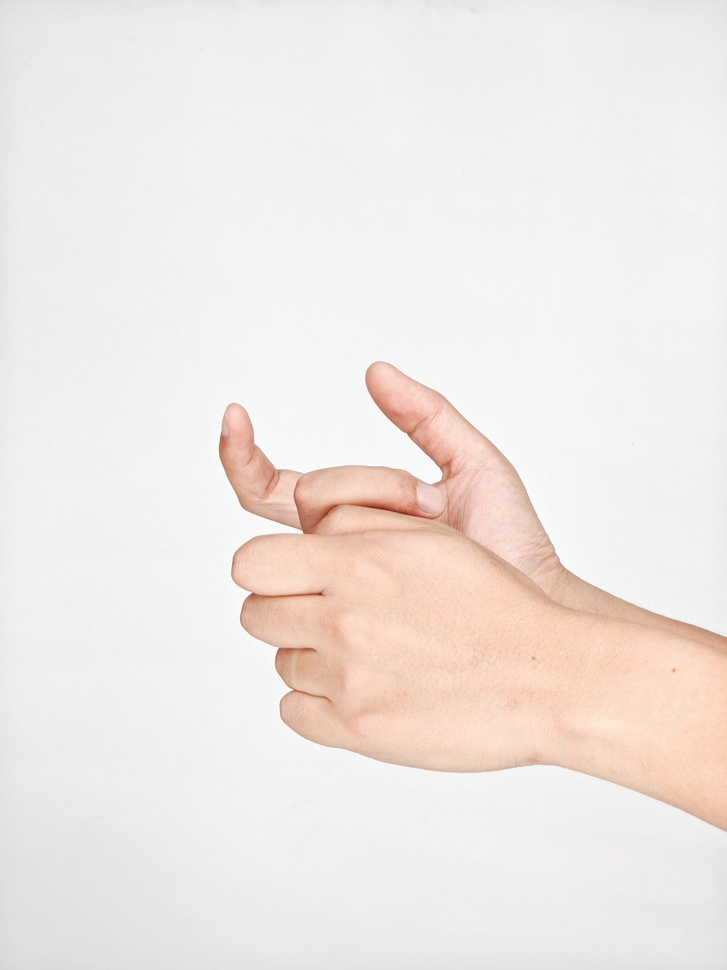
#> input picture core_methods/mediapipe_keypoints/test_two_hands - 副本.jpg, 727 x 970 px, shrunk from 3072 x 4096 before the run, given in place of the camera
$ python get_hand_video.py
#> lines starting #> are read from the running program, lines starting #| are printed output that depends on the picture; after the words box and inside, x2 and y2 are one past the last pixel; in counts of white or black regions, pixels touching at a corner belong together
#> further down, img is the input picture: shape (970, 727, 3); mean B, G, R 228.8, 233, 238.9
# 官方代码： hand-detection-and-finger-counting/finger_counting_video.py at master · madhav240/hand-detection-and-finger-counting
# 效果不错。


import numpy as np
import cv2 as cv

def skinmask(img):
    hsvim = cv.cvtColor(img, cv.COLOR_BGR2HSV)
#> hsvim: shape (970, 727, 3); mean H, S, V 39.4, 12.3, 239.8
    lower = np.array([0, 48, 80], dtype = "uint8")
    upper = np.array([20, 255, 255], dtype = "uint8")
    skinRegionHSV = cv.inRange(hsvim, lower, upper)
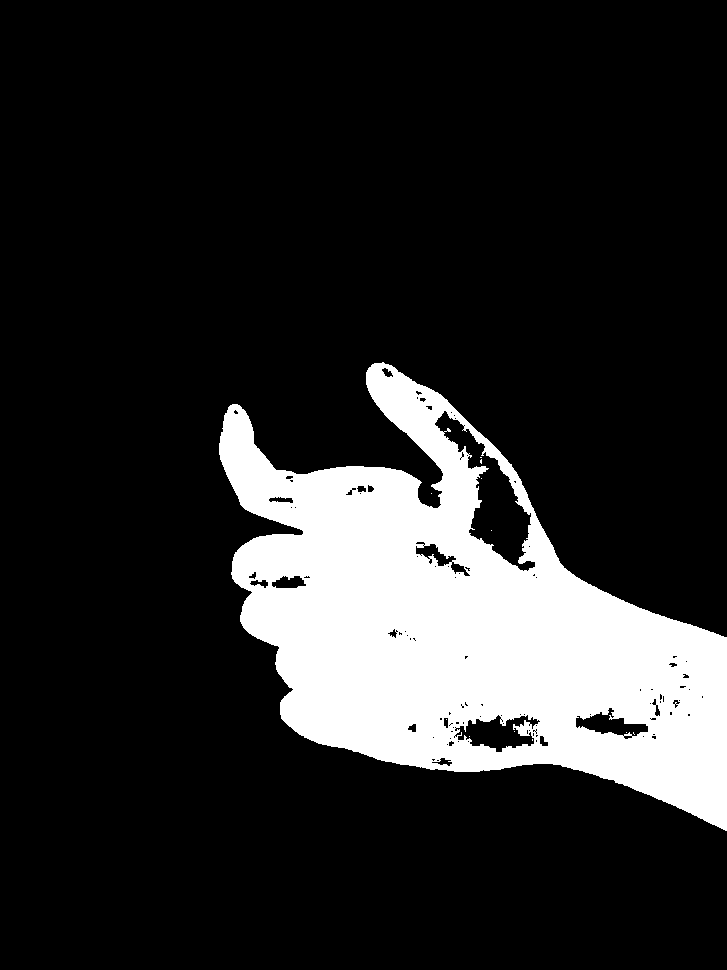
#> skinRegionHSV: shape (970, 727); 16.4% white; 12 white regions (11 under 20 px), largest, box (x1, y1, x2, y2) and area: (219, 362, 727, 831) 115492
    blurred = cv.blur(skinRegionHSV, (2,2))
    ret, thresh = cv.threshold(blurred,0,255,cv.THRESH_BINARY)
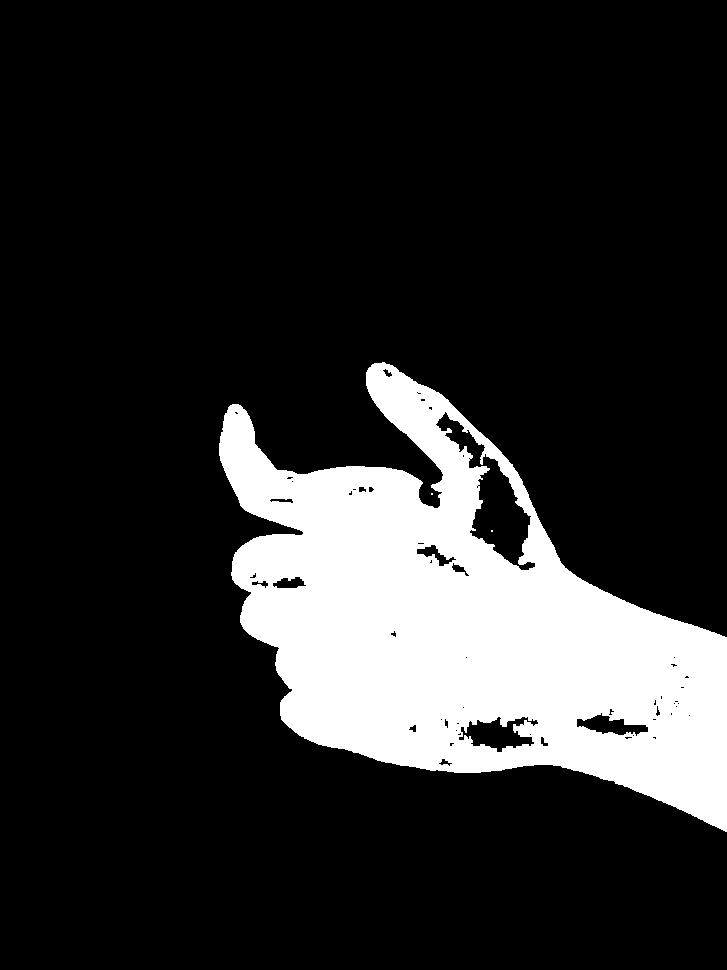
#> thresh: shape (970, 727); 16.8% white; 3 white regions (2 under 20 px)
    return thresh

def getcnthull(mask_img):
    contours, hierarchy = cv.findContours(mask_img, cv.RETR_TREE, cv.CHAIN_APPROX_SIMPLE)
#> contours = 60 contours, 40 with area under 20; largest, box (x1, y1, x2, y2) and area: (219, 362, 727, 832) 125116, (435, 411, 536, 571) 4852, (458, 716, 539, 753) 1568, (576, 712, 649, 737) 875, (416, 544, 457, 567) 330
    contours = max(contours, key=lambda x: cv.contourArea(x))
#> contours = contour of 876 points, box (x1, y1, x2, y2) (219, 362, 727, 832), area 125116
    hull = cv.convexHull(contours)
#> hull = contour of 27 points, box (x1, y1, x2, y2) (219, 362, 727, 832), area 156419
    return contours, hull

def getdefects(contours):
    hull = cv.convexHull(contours, returnPoints=False)
    defects = cv.convexityDefects(contours, hull)
    return defects

# cap = cv.VideoCapture("assets/photo.mov") # '0' for webcam
cap = cv.VideoCapture(1) # '0' for webcam

frame_width = int(cap.get(cv.CAP_PROP_FRAME_WIDTH))
frame_height = int(cap.get(cv.CAP_PROP_FRAME_HEIGHT))
fps = int(cap.get(cv.CAP_PROP_FPS))

out = cv.VideoWriter('get_mask3.avi', cv.VideoWriter_fourcc('M','J','P','G'), fps, (frame_width, frame_height))

while cap.isOpened():
    _, img = cap.read()
    try:
        mask_img = skinmask(img)
        contours, hull = getcnthull(mask_img)
        cv.drawContours(img, [contours], -1, (255,255,0), 2)
        cv.drawContours(img, [hull], -1, (0, 255, 255), 2)
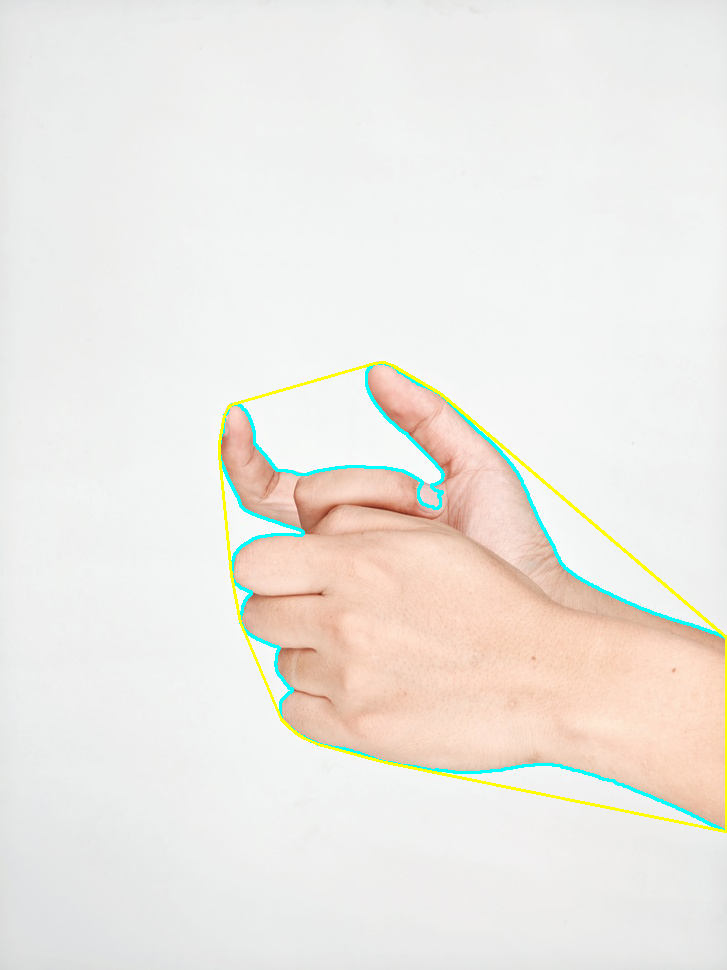
#> img: shape (970, 727, 3); mean B, G, R 228, 233.6, 237.3
        defects = getdefects(contours)
#> in getdefects, `hull = cv.convexHull(contours, returnPoints=False)`: hull = 27 values, max 875 at index 0, min 0 at index 26, mean 430.3
#> in getdefects, `defects = cv.convexityDefects(contours, hull)`: defects = 21 rows, first 6: [0, 2, 1, 222], [2, 181, 76, 40137], [181, 183, 182, 114], [184, 191, 187, 343], [191, 202, 198, 515], [202, 204, 203, 217]
        if defects is not None:
            cnt = 0
            for i in range(defects.shape[0]):  # calculate the angle
                s, e, f, d = defects[i][0]
                start = tuple(contours[s][0])
                end = tuple(contours[e][0])
                far = tuple(contours[f][0])
                a = np.sqrt((end[0] - start[0]) ** 2 + (end[1] - start[1]) ** 2)
                b = np.sqrt((far[0] - start[0]) ** 2 + (far[1] - start[1]) ** 2)
                c = np.sqrt((end[0] - far[0]) ** 2 + (end[1] - far[1]) ** 2)
                angle = np.arccos((b ** 2 + c ** 2 - a ** 2) / (2 * b * c))  #      cosine theorem
                if angle <= np.pi / 2:  # angle less than 90 degree, treat as fingers
                    cnt += 1
                    cv.circle(img, far, 4, [0, 0, 255], -1)
#> this loop made 21 passes
#> (s, e, f, d, start, end, far, a) on passes 1 to 10: (0, 2, 1, 222, (382, 362), (374, 363), (381, 363), 8.06), (2, 181, 76, 40137, (374, 363), (232, 404), (437, 508), 147.8), (181, 183, 182, 114, (232, 404), (230, 405), (231, 405), 2.24), (184, 191, 187, 343, (228, 407), (224, 415), (227, 412), 8.94), (191, 202, 198, 515, (224, 415), (220, 436), (223, 431), 21.38), (202, 204, 203, 217, (220, 436), (219, 443), (220, 442), 7.07), (205, 322, 288, 19436, (219, 455), (231, 575), (303, 532), 120.6), (322, 350, 337, 4210, (231, 575), (240, 622), (251, 592), 47.85), (350, 414, 379, 6605, (240, 622), (281, 719), (279, 648), 105.3), (415, 417, 416, 164, (289, 727), (295, 732), (290, 727), 7.81)
#> img: shape (970, 727, 3); 0.01% of pixels changed, all inside (x1, y1, x2, y2) = (299, 504, 442, 537)
#> after the loop, cnt = 2
            if cnt > 0:
                cnt = cnt+1
#> cnt = 3
            cv.putText(img, str(cnt), (0, 50), cv.FONT_HERSHEY_SIMPLEX,1, (255, 0, 0) , 2, cv.LINE_AA)
#> img: shape (970, 727, 3); mean B, G, R 227.9, 233.5, 237.2
        cv.imshow("img", img)
    except:
        pass
    out.write(img)
    if cv.waitKey(1) & 0xFF == ord('q'):
#> (key q is pressed here)
        break
cap.release()
out.release()
cv.destroyAllWindows()

$ run again, on core_methods/mediapipe_keypoints/test_two_hands1.jpg
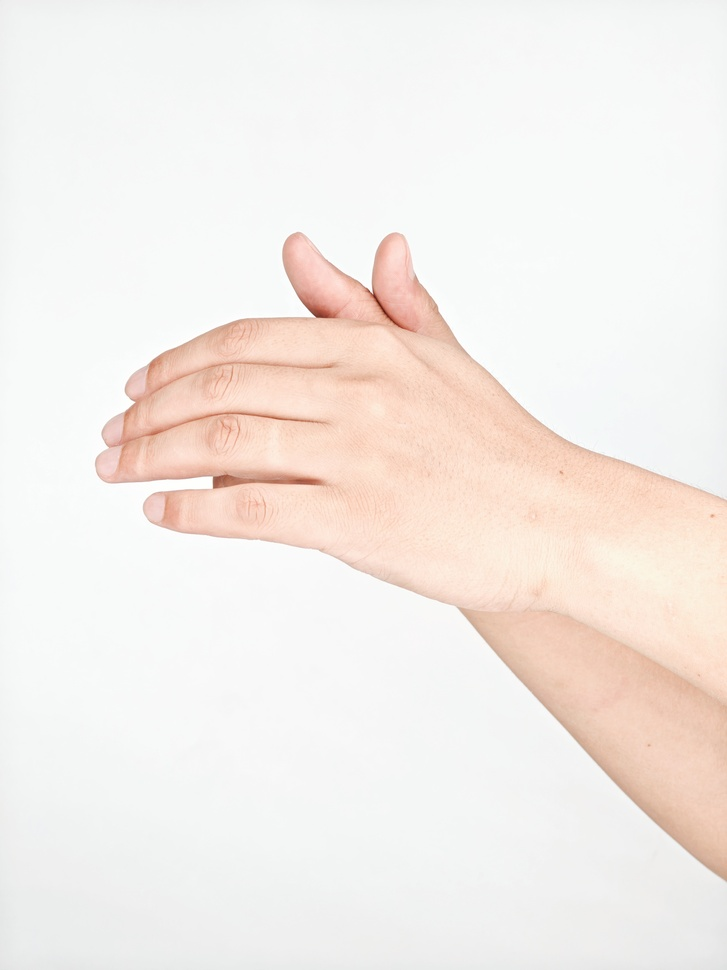
#> input picture core_methods/mediapipe_keypoints/test_two_hands1.jpg, 727 x 970 px, shrunk from 3072 x 4096 before the run, given in place of the camera
#> img is the input picture: shape (970, 727, 3); mean B, G, R 232.9, 237.7, 244.6
#> hsvim: shape (970, 727, 3); mean H, S, V 41.3, 13.9, 245.6
#> in skinmask, `skinRegionHSV = cv.inRange(hsvim, lower, upper)`:
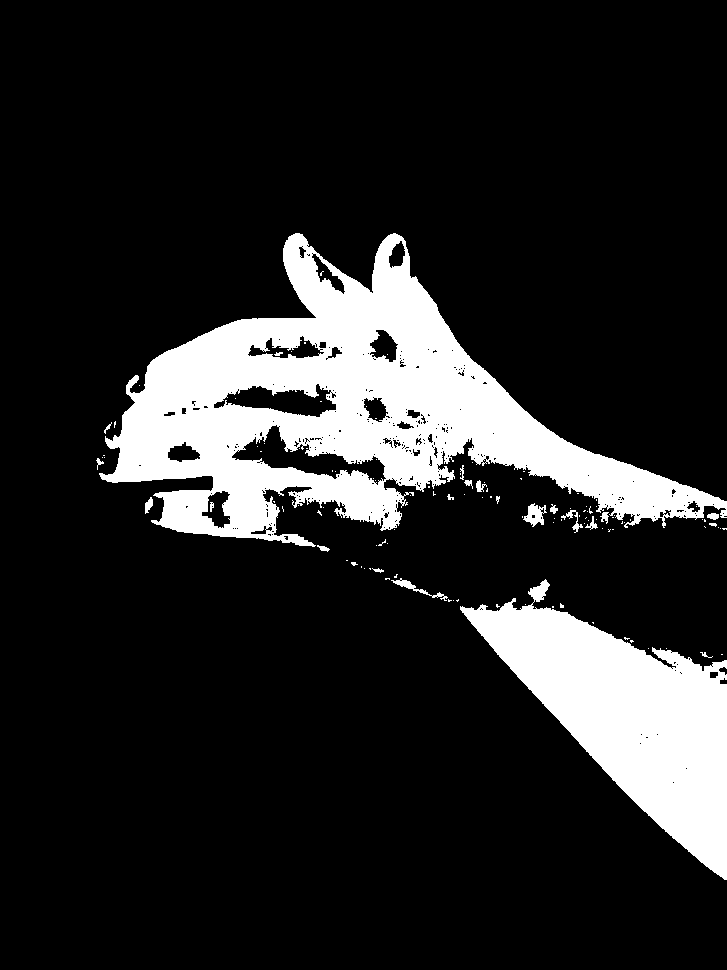
#> skinRegionHSV: shape (970, 727); 15.4% white; 119 white regions (96 under 20 px), largest, box (x1, y1, x2, y2) and area: (99, 233, 727, 547) 73228, (460, 579, 727, 880) 33357, (523, 503, 547, 527) 300
#> thresh: shape (970, 727); 16.2% white; 55 white regions (32 under 20 px)
#> in getcnthull, `contours, hierarchy = cv.findContours(mask_img, cv.RETR_TREE, cv.CHAIN..`: contours = 154 contours, 109 with area under 20; largest, box (x1, y1, x2, y2) and area: (99, 233, 727, 553) 84020, (460, 579, 727, 881) 33556, (232, 426, 386, 483) 2748, (225, 384, 337, 418) 1964, (202, 491, 231, 528) 529
#> in getcnthull, `contours = max(contours, key=lambda x: cv.contourArea(x))`: contours = contour of 1324 points, box (x1, y1, x2, y2) (99, 233, 727, 553), area 84020
#> in getcnthull, `hull = cv.convexHull(contours)`: hull = contour of 21 points, box (x1, y1, x2, y2) (99, 233, 727, 553), area 127949
#> `cv.drawContours(img, [hull], -1, (0, 255, 255), 2)`:
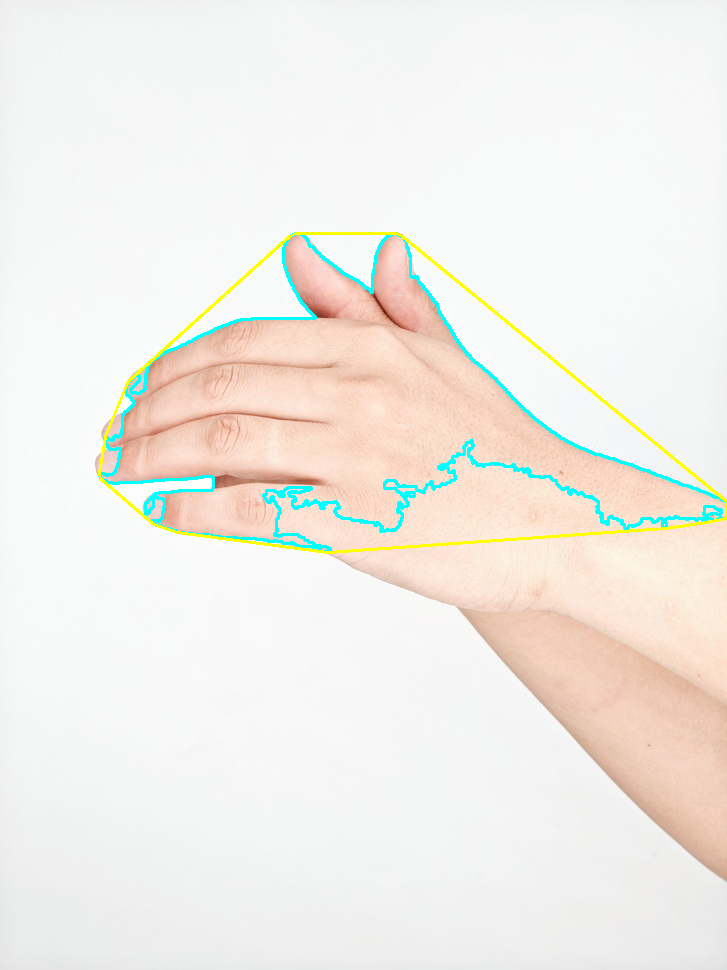
#> img: shape (970, 727, 3); mean B, G, R 232.1, 238.4, 241.8
#> in getdefects, `hull = cv.convexHull(contours, returnPoints=False)`: hull = 21 values, max 1243 at index 0, min 0 at index 20, mean 467.1
#> in getdefects, `defects = cv.convexityDefects(contours, hull)`: defects = 17 rows, first 6: [1243, 0, 1269, 15104], [0, 6, 1, 114], [6, 153, 51, 19885], [153, 157, 156, 176], [157, 189, 164, 3648], [189, 218, 200, 4446]
#> the loop `for i in range(defects.shape[0]):` made 17 passes
#> (s, e, f, d, start, end, far, a) on passes 1 to 6: (1243, 0, 1269, 15104, (396, 233), (295, 233), (371, 292), 101), (0, 6, 1, 114, (295, 233), (289, 236), (294, 234), 6.71), (6, 153, 51, 19885, (289, 236), (129, 380), (314, 318), 215.3), (153, 157, 156, 176, (129, 380), (126, 385), (128, 383), 5.83), (157, 189, 164, 3648, (126, 385), (105, 436), (134, 403), 55.15), (189, 218, 200, 4446, (105, 436), (99, 473), (120, 452), 37.48)
#> after the loop `for i in range(defects.shape[0]):`: cnt = 3
#> `cnt = cnt+1`: cnt = 4

$ run again, on core_methods/mediapipe_keypoints/test_two_hands2.jpg
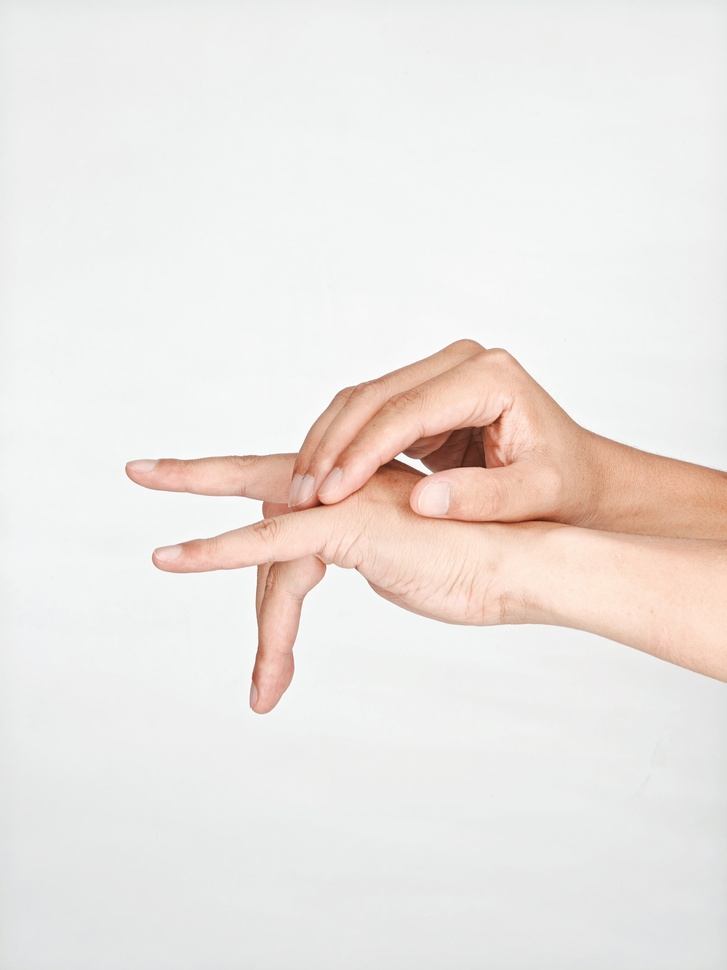
#> input picture core_methods/mediapipe_keypoints/test_two_hands2.jpg, 727 x 970 px, shrunk from 3072 x 4096 before the run, given in place of the camera
#> img is the input picture: shape (970, 727, 3); mean B, G, R 227.3, 231.1, 236.7
#> hsvim: shape (970, 727, 3); mean H, S, V 44.4, 12.7, 237.9
#> in skinmask, `skinRegionHSV = cv.inRange(hsvim, lower, upper)`:
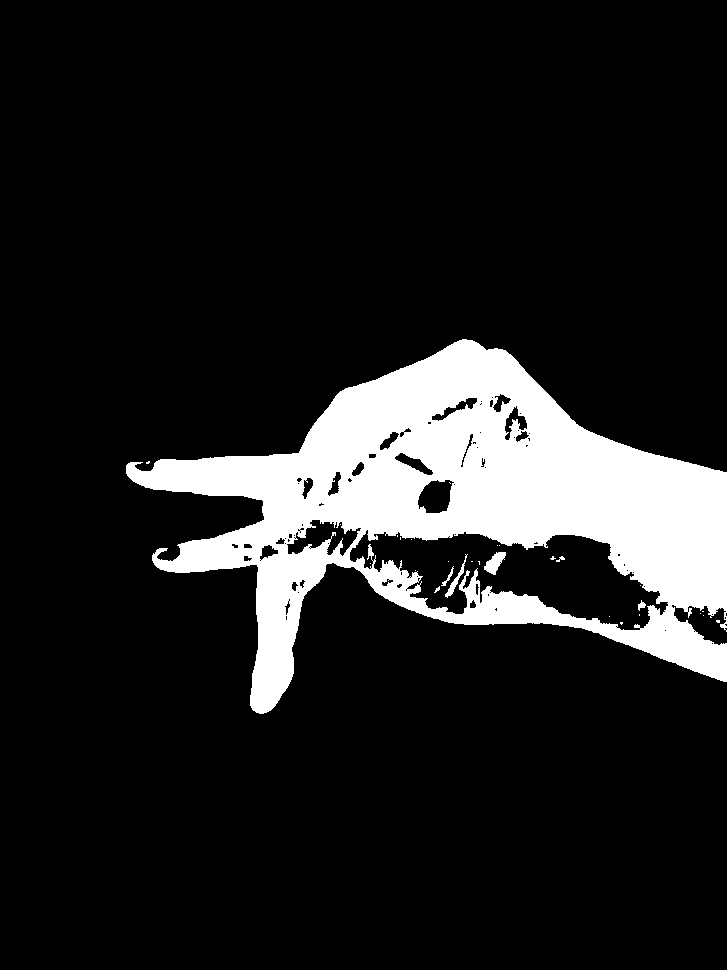
#> skinRegionHSV: shape (970, 727); 12.9% white; 29 white regions (23 under 20 px), largest, box (x1, y1, x2, y2) and area: (126, 339, 727, 714) 90247, (484, 552, 506, 575) 272, (445, 554, 468, 598) 172, (441, 566, 454, 586) 57, (638, 600, 646, 611) 45, (556, 556, 565, 562) 25
#> thresh: shape (970, 727); 13.4% white; 12 white regions (8 under 20 px)
#> in getcnthull, `contours, hierarchy = cv.findContours(mask_img, cv.RETR_TREE, cv.CHAIN..`: contours = 75 contours, 50 with area under 20; largest, box (x1, y1, x2, y2) and area: (126, 339, 727, 715) 111191, (350, 532, 669, 631) 15708, (288, 520, 358, 556) 1170, (418, 480, 453, 514) 828, (395, 453, 434, 476) 287
#> in getcnthull, `contours = max(contours, key=lambda x: cv.contourArea(x))`: contours = contour of 908 points, box (x1, y1, x2, y2) (126, 339, 727, 715), area 111191
#> in getcnthull, `hull = cv.convexHull(contours)`: hull = contour of 19 points, box (x1, y1, x2, y2) (126, 339, 727, 715), area 167753
#> `cv.drawContours(img, [hull], -1, (0, 255, 255), 2)`:
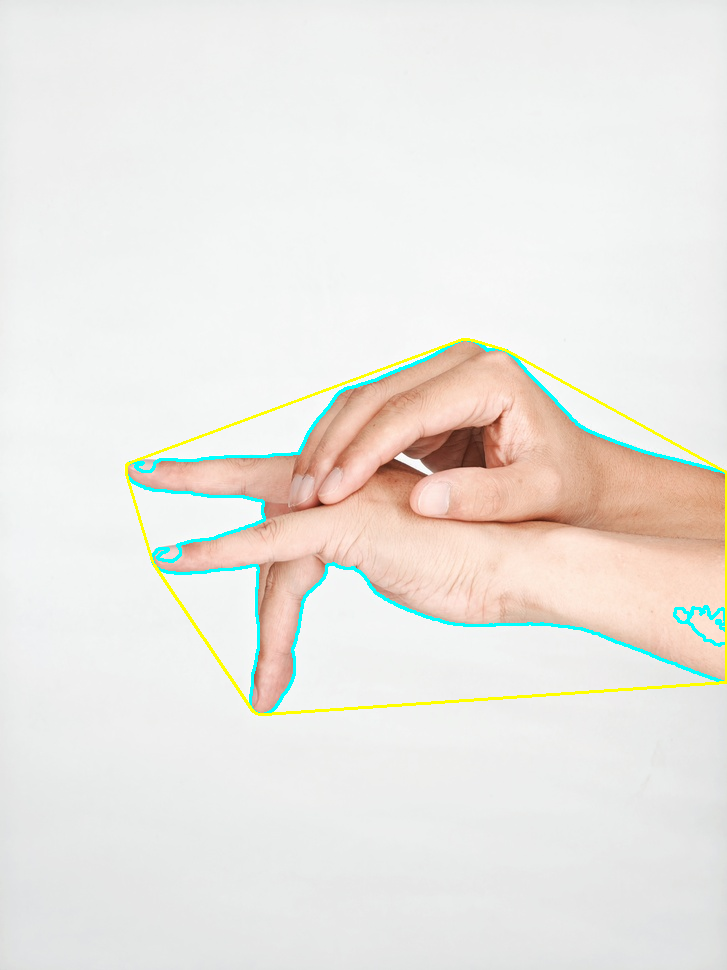
#> img: shape (970, 727, 3); mean B, G, R 226.6, 231.8, 234.8
#> in getdefects, `hull = cv.convexHull(contours, returnPoints=False)`: hull = 19 values, max 907 at index 0, min 0 at index 18, mean 430.9
#> in getdefects, `defects = cv.convexityDefects(contours, hull)`: defects = 14 rows, first 6: [0, 2, 1, 162], [2, 175, 131, 12793], [175, 177, 176, 114], [179, 304, 218, 31551], [304, 308, 305, 114], [308, 366, 335, 21703]
#> the loop `for i in range(defects.shape[0]):` made 14 passes
#> (s, e, f, d, start, end, far, a) on passes 1 to 7: (0, 2, 1, 162, (462, 339), (459, 340), (461, 340), 3.16), (2, 175, 131, 12793, (459, 340), (130, 462), (298, 453), 350.9), (175, 177, 176, 114, (130, 462), (128, 463), (129, 463), 2.24), (179, 304, 218, 31551, (126, 474), (152, 561), (263, 502), 90.8), (304, 308, 305, 114, (152, 561), (154, 565), (153, 562), 4.47), (308, 366, 335, 21703, (154, 565), (252, 710), (257, 566), 175), (367, 369, 368, 142, (253, 711), (256, 713), (254, 711), 3.61)
#> after the loop `for i in range(defects.shape[0]):`: cnt = 2
#> `cnt = cnt+1`: cnt = 3
